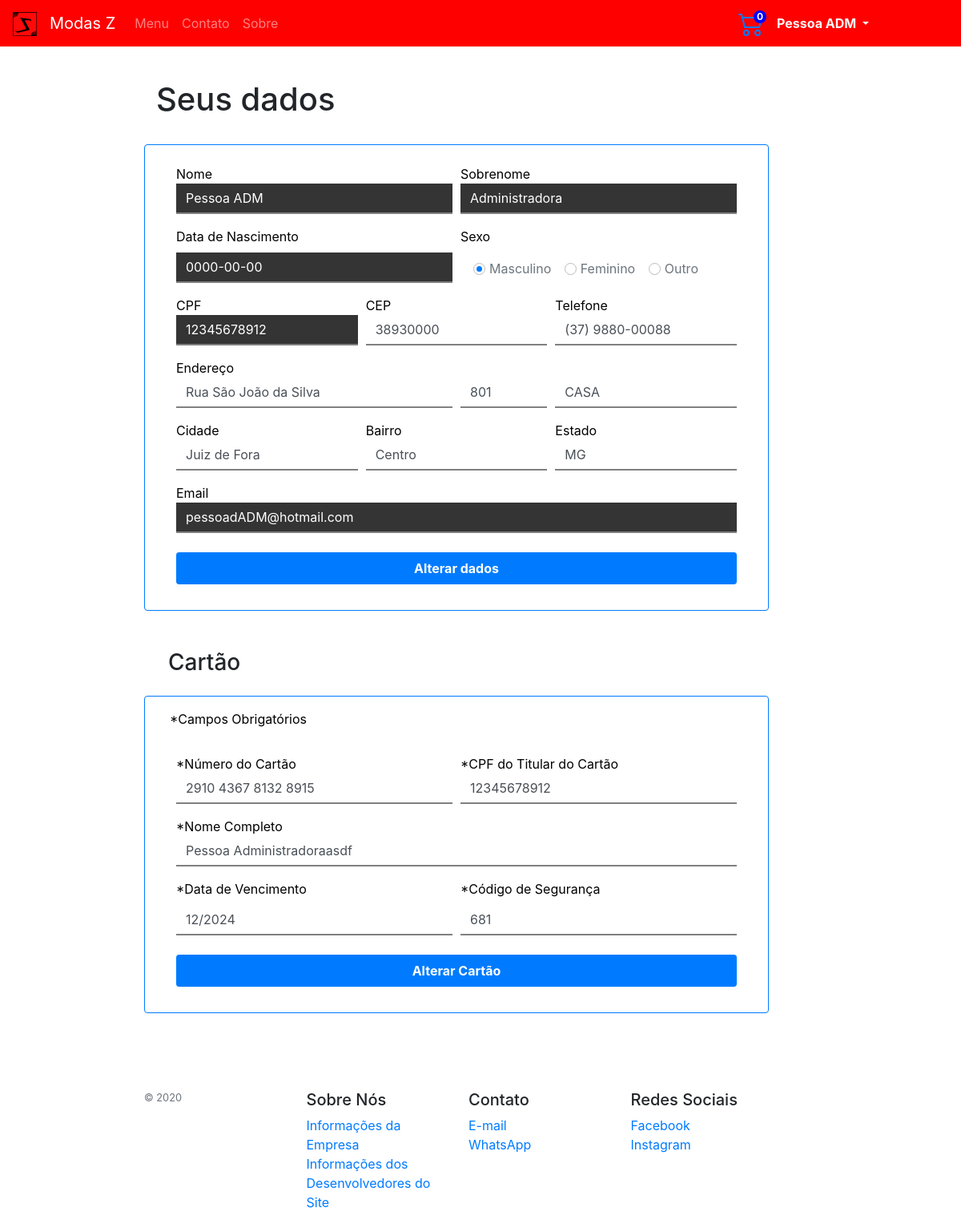
/usuario.php (signed in), run on the app's committed database.
### tables this page shows
CREATE TABLE `usuarios` (
  `id` int(11) NOT NULL,
  `adm` tinyint(1) NOT NULL,
  `nome` varchar(30) NOT NULL,
  `sobrenome` varchar(100) NOT NULL,
  `data` date NOT NULL,
  `sexo` varchar(20) NOT NULL,
  `cpf` char(11) NOT NULL,
  `cep` char(8) NOT NULL,
  `telefone` text NOT NULL,
  `endereco` varchar(300) NOT NULL,
  `numero` int(11) NOT NULL,
  `complemento` varchar(300) DEFAULT NULL,
  `cidade` varchar(300) NOT NULL,
  `bairro` varchar(300) NOT NULL,
  `estado` char(2) NOT NULL,
  `email` varchar(300) NOT NULL,
  `senha` varchar(100) NOT NULL,
  `nCartao` char(19) NOT NULL,
  `cpfCartao` char(11) NOT NULL,
  `nomeCartao` varchar(1000) NOT NULL,
  `validadeCartao` text NOT NULL,
  `codigoSeg` int(3) NOT NULL
);

### usuario.php (the view, shortened to what this page needs)
<?php
include('conexao.php');
if (isset($_SESSION['email']))
{
  $logado = $_SESSION['email'];
  $script = 'SELECT * FROM usuarios WHERE email = "' . $logado . '"';
  $consulta = $conexao->query($script);
  $linha = $consulta->fetch_array(MYSQLI_ASSOC);
  $nome = $linha['nome'];
  $sobrenome = $linha['sobrenome'];
  $data_nascimento = $linha['data'];
  $cpf = $linha['cpf'];
  $cep = $linha['cep'];
  $telefone = $linha['telefone'];
  $endereco = $linha['endereco'];
  $num_endereco = $linha['numero'];
  $complemento = $linha['complemento'];
  $cidade = $linha['cidade'];
  $bairro = $linha['bairro'];
  $estado = $linha['estado'];
  $email = $linha['email'];
  $nCartao=$linha['nCartao'];
  $cpfCartao=$linha['cpfCartao'];
  $nomeCartao=$linha['nomeCartao'];
  $validade=$linha['validadeCartao'];
  $codigoSeg=$linha['codigoSeg'];
  if (isset($_SESSION['nItensCarrinho'])) {
    $nItensCarrinho = $_SESSION['nItensCarrinho'];
  } else {
    $nItensCarrinho = $_SESSION['nItensCarrinho'];
  }
} else {
  $_SESSION['nItensCarrinho'] = 0;
  $nItensCarrinho = $_SESSION['nItensCarrinho'];
}
?>
<!DOCTYPE html>
<html>
<head>
  <link rel="stylesheet" type="text/css" href="CSS/bootstrap.min.css">
  <link rel="stylesheet" type="text/css" href="CSS/my.css">
</head>
<body>
  <nav class="navbar navbar-expand-lg navbar-dark navbar-sm fixed-top">
    <a class="navbar-brand" title="Menu"  href="index.php">
      <img src="Img/Logo.png" width="30" height="30" alt="">
    </a>
    <a class="navbar-brand" title="Menu" href="index.php">Modas Z</a>
    <div class="collapse navbar-collapse" id="navbarSupportedContent" style="margin-right: 91px;">
      <ul class="navbar-nav mr-auto">
        <li class="nav-item">
          <a class="nav-link " href="index.php">Menu<span class="sr-only"></span></a>
        </li>
        <li class="nav-item">
          <a class="nav-link " href="contato.php" tabindex="-1">Contato</a>
        </li>
        <li class="nav-item">
          <a class="nav-link " href="sobre.php" tabindex="-2">Sobre</a>
        </li>
      </ul>
      <a href="carrinho.php" class="mr-3"><span class="numItensCarrinho" name="numItensCarrinho"><?php echo $nItensCarrinho; ?></span><a>
        <div class="dropdown show mr-2">
          <a class="text-light dropdown-toggle font-weight-bold" href="#" role="button" id="dropdownMenuLink" data-toggle="dropdown" aria-haspopup="true" aria-expanded="false"><?php echo $nome; ?> </a>
        </div>
      </div>
    </nav>
    <h1 class="col-12">Seus dados</h1><br>
    <div class="container col-12 divcadastro rounded border border-primary mb-5">
      <form class="needs-validation m-4" action="acaoAlterarUsuario.php" method="POST">
        <div class="form-row mb-3 mt-3">
          <div class="col">
            <label form="labelNome" class="mb-0">Nome</label>
            <input type="text" class="form-control input rounded-0 desabilitado"  name="nome" disabled="" value="<?php echo $nome; ?>">
          </div>
          <div class="col">
            <label form="labelSobrenome" class="mb-0">Sobrenome</label>
            <input type="text" class="form-control input rounded-0 desabilitado"  name="sobrenome" disabled="" value="<?php echo $sobrenome; ?>">
          </div>
        </div>
        <div class="form-row mb-3">
          <div class="col">
            <label form="labelDataNascimento">Data de Nascimento</label>
            <input class="form-control input rounded-0 desabilitado" type="text"  name="data_nascimento" disabled="" value="<?php echo $data_nascimento; ?>">
          </div>
          <div class="col">
            <label form="labelSexo" class="mb-3">Sexo</label><br>
            <div class="form-check form-check-inline ml-3">
              <input class="form-check-input desabilitado" type="radio" name="Sexo" id="SexoMasculino" value="Masculino" disabled="">
              <label class="form-check-label" for="RadioMasculino">Masculino</label>
            </div>
            <div class="form-check form-check-inline">
              <input class="form-check-input desabilitado" type="radio" name="Sexo" id="SexoFeminino" value="Feminino" disabled="">
              <label class="form-check-label" for="RadioFeminino">Feminino</label>
            </div>
            <div class="form-check form-check-inline">
              <input class="form-check-input desabilitado" type="radio" name="sexo" id="SexoOutro" value="Outro" disabled="">
              <label class="form-check-label" for="RadioOutro">Outro</label>
            </div>
          </div>
        </div>
        <div class="form-row">
          <div class="col mb-3">
            <label form="labelCPF" class="mb-0">CPF</label>
            <input type="text" class="form-control input rounded-0 desabilitado" name="cpf" disabled="" value="<?php echo $cpf; ?>">
          </div>
          <div class="col mb-3">
            <label form="labelCEP" class="mb-0">CEP</label>
            <input type="text" class="form-control input rounded-0" onkeydown="javascript: return event.keyCode == 69 ? false : true" onKeyPress="if(this.value.length==8) return false;"  name="cep" id="validationCustomCEP" pattern="([0-9]{8})" placeholder="Digite seu CEP" value="<?php echo $cep; ?>" required>
          </div>
          <div class="col mb-3">
            <label form="labelTelefone" class="mb-0">Telefone</label>
            <input type="text" class="form-control input rounded-0 telefone" data-mask="(00) 0000-00009" id="telefone" name="telefone" pattern="\([0-9]{2}\)[\s][0-9]{4}-[0-9]{4,5}" placeholder="Digite seu Telefone" value="<?php echo $telefone; ?>" required>
          </div>
        </div>
        <div class="form-row">
          <div class="col">
            <label form="labelNome" class="mb-0">Endereço</label>
            <input type="text" class="form-control input rounded-0" id="validationCustomEndereço"  name="endereco" placeholder="Digite seu Endereço" value="<?php echo $endereco; ?>" required>
          </div>
          <div class="col mt-4 col-sm-2">
            <input type="number" class="form-control input rounded-0" id="validationCustomEndereçoNumero" onkeydown="javascript: return event.keyCode == 69 ? false : true"  name="num_endereco" placeholder="Nº" value="<?php echo $num_endereco; ?>" required>
          </div>
          <div class="col mt-4 col-sm-4">
            <input type="text" class="form-control input rounded-0" id="validationCustomComplemento" name="complemento_endereco" placeholder="Complemento" value="<?php echo $complemento; ?>">
          </div>
        </div>
        <div class="form-row">
          <div class="col mt-3">
            <label form="labelCidade" class="mb-0">Cidade</label>
            <input type="text" class="form-control input rounded-0" id="validationCustomCidade" name="cidade" placeholder="Digite sua Cidade" value="<?php echo $cidade; ?>" required>
          </div>
          <div class="col mt-3">
            <label form="labelBairro" class="mb-0">Bairro</label>
            <input type="text" class="form-control input rounded-0" id="validationCustomBairro" name="bairro" placeholder="Digite seu Bairro" value="<?php echo $bairro; ?>" required>
          </div>
          <div class="col mt-3">
            <label form="labelBairro" class="mb-0">Estado</label>
            <input type="text" class="form-control input rounded-0" id="validationCustomBairro"  onKeyPress="if(this.value.length==2) return false;" pattern="[a-zA-Z]{2}" name="estado" placeholder="Digite seu Estado" value="<?php echo $estado; ?>" required>
          </div>
        </div>
        <div class="form-row mb-3 mt-3">
          <div class="col">
            <label for="labelEmail" class="mb-0">Email</label>
            <input type="email" class="form-control input rounded-0 desabilitado" disabled="" value="<?php echo $email; ?>">
          </div>
        </div>
        <button class="btn btn-primary btn-sm btn-rounded font-weight-bold mb-2 mt-2 w-100" style="height: 40px; font-size: 16px;" id="btnCadastrar" type="submit">Alterar dados</button>
      </form>
    </div>
    <div class="container">
      <div class="row">
        <div class="col-sm-6">
          <h3 class="col-12 mb-4">Cartão</h3>
        </div>
        <div class="container col-12 divcadastro rounded border border-primary mb-5">
          <div class="form-row mb-2 mt-3 ml-3">
            <label form="labelNome">*Campos Obrigatórios</label>
          </div>
          <form class="needs-validation m-4" method="POST" action="acaoAlterarCartao.php">
            <div class="form-row mb-3 mt-3">
              <div class="col">
                <label form="labelNumCartao" class="mb-0">*Número do Cartão</label>
                <input type="text" class="form-control input rounded-0" id="validationCustomNumCartao" placeholder="*Digite o número do cartão" name="numCartao" data-mask="0000 0000 0000 0000" pattern="[0-9]{4}[\s][0-9]{4}[\s][0-9]{4}[\s][0-9]{4}" value="<?php echo $nCartao; ?>" required>
              </div>
              <div class="col">
                <label form="labelCPF" class="mb-0">*CPF do Titular do Cartão</label>
                <input type="text" class="form-control input rounded-0" data-mask="00000000000" placeholder="*Digite o CPF" name="cpf" id="validationCustomCPF" pattern="([0-9]{11})" value="<?php echo $cpfCartao; ?>" required>
              </div>
            </div>
            <div class="form-row mb-3 mt-3">
              <div class="col">
                <label form="labelNome" class="mb-0">*Nome Completo</label>
                <input type="text" class="form-control input rounded-0" id="validationCustomNomeCartao" placeholder="*Digite o Nome Completo" onkeypress="return validaNomes(event);" name="nomeCompleto" value="<?php echo $nomeCartao; ?>" required>
              </div>
            </div>
            <div class="form-row mb-3">
              <div class="col">
                <label form="labelDataVenc">*Data de Vencimento</label>
                <input class="form-control input rounded-0" id="validationCustomData"  placeholder="*Mês/Ano" type="text" data-mask="00/0000" name="data" pattern="[^-,]{7}" value="<?php echo $validade; ?>" required>
              </div>
              <div class="col">
                <label form="labelCodigoSeguranca">*Código de Segurança</label>
                <input type="text" class="form-control input rounded-0" id="validationCustomCodigoSeguranca" placeholder="*(Últimos 3 números no verso do cartão)" name="codCartao" data-mask="000" pattern="[0-9]{3}" value="<?php if ($codigoSeg != 0 ) echo $codigoSeg; ?>" required>
              </div>
            </div>
            <button class="btn btn-primary btn-sm btn-rounded font-weight-bold mb-2 mt-2 w-100" style="height: 40px; font-size: 16px;" id="btnPagarCartao">Alterar Cartão</button>
          </form>
        </div>
      </div>
    </div>
    <footer class=" py-5">
      <div class="row">
        <div class="col- col-12 col-md">
          <small class="d-block mb-3 text-muted">&copy; 2020</small>
        </div>
        <div class="col- col-6 col-md">
          <h5>Sobre Nós</h5>
          <ul class="list-unstyled text-small">
            <li><a href="sobre.php#SD">Informações da Empresa</a></li>
            <li><a href="sobre.php">Informações dos Desenvolvedores do Site</a></li>
          </ul>
        </div>
        <div class="col- col-6 col-md">
          <h5>Contato</h5>
          <ul class="list-unstyled text-small">
            <li><a href="contato.php">E-mail</a></li>
            <li><a href="contato.php#SD">WhatsApp</a></li>
          </ul>
        </div>
        <div class="col- col-6 col-md">
          <h5>Redes Sociais</h5>
          <ul class="list-unstyled text-small">
            <li><a target="_blank" href="https://www.facebook.com">Facebook</a></li>
            <li><a target="_blank" href="https://www.instagram.com/modaz">Instagram</a></li>
          </ul>
        </div>
      </div>
    </footer>
    </body>
    </html>

### CSS/my.css (style rules this page uses)
.navbar { background-color: red; }
body { margin: 100px 20% 0 15%; }
label { color: black; }
.input { border-color: grey; border-width: 0 0 2px; outline: none; background-color: white; }
input[type="text"]:disabled, input[type="email"]:disabled { color: white; }
input[type="radio"] { -webkit-appearance: none; -moz-appearance: none; appearance: none; display: inline-block; width: 15px; height: 15px; padding: 3px; background-clip: content-box; border: 1px solid #bbbbbb; border-radius: 50%; }
input[type="radio"]:disabled { background-color: white; }
input[type="radio"]:checked { background-color: #007bff; }
.divcadastro { background-color: white; width: 100%; }
a:link { text-decoration: none; }
.numItensCarrinho { position: fixed; margin-left: -13px; line-height: 1rem; height: 1rem; width: 1rem; -webkit-border-radius: 1rem; border-radius: 3rem; background-color: blue; color: #fff; font-size: .75rem; font-weight: 700; z-index: 1; text-align: center; }
.desabilitado:disabled, .desabilitado:disabled:hover, .desabilitado:disabled:focus { background-color: #343434; }

### data on the page
usuarios: nome "Pessoa ADM", sobrenome "Administradora", data_nascimento "0000-00-00", cpf "12345678912", cep "38930000", telefone "(37) 9880-00088", endereco "Rua São João da Silva", num_endereco "801", complemento_endereco "CASA", cidade "Juiz de Fora", bairro "Centro", estado "MG", email "pessoadADM@hotmail.com", numCartao "2910 4367 8132 8915", nomeCompleto "Pessoa Administradoraasdf", data "12/2024", codCartao "681"

### other printed values
$nItensCarrinho "0"
